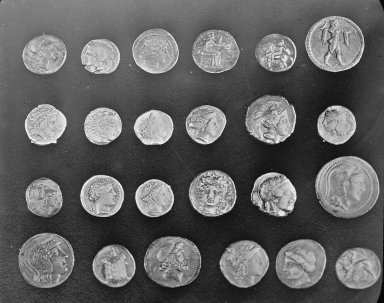
#> input picture courses/computer-vision/files/lab/coins.png, 384 x 303 px
$ python p2_measure.py
#> lines starting #> are read from the running program, lines starting #| are printed output that depends on the picture; after the words box and inside, x2 and y2 are one past the last pixel; in counts of white or black regions, pixels touching at a corner belong together
"""Project 2: count and measure the coins with classic vision (threshold, clean up, contours), then find the same
photo again after it's rotated and shrunk (keypoints, matching, RANSAC)."""
import cv2
import numpy as np

TRUE_COUNT = 24


def segment(img, method="adaptive"):
    """A mask: 255 on coins, 0 on the background."""
    blur = cv2.GaussianBlur(img, (5, 5), 0)
    if method == "otsu":                          # one threshold for the whole image
        _, mask = cv2.threshold(blur, 0, 255, cv2.THRESH_BINARY + cv2.THRESH_OTSU)
    else:                                         # a threshold per neighbourhood: copes with uneven light
        mask = cv2.adaptiveThreshold(blur, 255, cv2.ADAPTIVE_THRESH_GAUSSIAN_C, cv2.THRESH_BINARY, 101, -5)
    kernel = cv2.getStructuringElement(cv2.MORPH_ELLIPSE, (5, 5))
    mask = cv2.morphologyEx(mask, cv2.MORPH_OPEN, kernel)          # remove specks
    mask = cv2.morphologyEx(mask, cv2.MORPH_CLOSE, kernel, iterations=2)   # close gaps inside coins
    return mask


def find_coins(img, method="adaptive", min_area=150):
    mask = segment(img, method)
    contours, _ = cv2.findContours(mask, cv2.RETR_EXTERNAL, cv2.CHAIN_APPROX_SIMPLE)
    coins = []
    for c in contours:
        area = cv2.contourArea(c)
        if area < min_area:
            continue
        bx, by, bw, bh = cv2.boundingRect(c)
        edge = bx == 0 or by == 0 or bx + bw >= img.shape[1] or by + bh >= img.shape[0]
        if edge and area < 600:
            continue                                   # a small piece cut by the photo's edge: not a coin
        (x, y), r = cv2.minEnclosingCircle(c)
        circularity = 4 * np.pi * area / cv2.arcLength(c, True) ** 2      # 1.0 for a perfect circle
        coins.append({"x": x, "y": y, "r": r, "area": area, "circ": circularity, "box": cv2.boundingRect(c)})
    return sorted(coins, key=lambda c: (round(c["y"] / 40), c["x"])), mask


if __name__ == "__main__":
    img = cv2.imread("coins.png", cv2.IMREAD_GRAYSCALE)
#> img is the input picture: shape (303, 384); min 1, max 252, mean 96.9
    print(f"The photo has {TRUE_COUNT} coins.\n")
    for method in ("otsu", "adaptive"):
        coins, mask = find_coins(img, method)
        print(f"1. {method:8} threshold: {len(coins):2} objects found, {np.count_nonzero(mask) / mask.size:.0%} of "
              f"pixels marked as coin")
#> this loop made 2 passes
#| 1. otsu     threshold: 21 objects found, 42% of pixels marked as coin
#| 1. adaptive threshold: 22 objects found, 34% of pixels marked as coin
#> pass 1, in segment, `blur = cv2.GaussianBlur(img, (5, 5), 0)`:
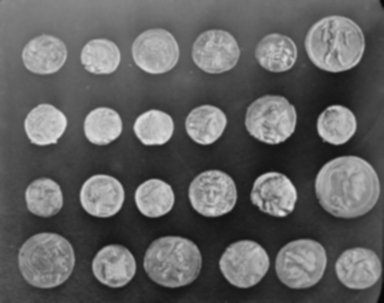
#> blur: shape (303, 384); min 6, max 228, mean 96.9
#> pass 1, in segment, `_, mask = cv2.threshold(blur, 0, 255, cv2.THRESH_BINARY + cv2.THRESH_O..`:
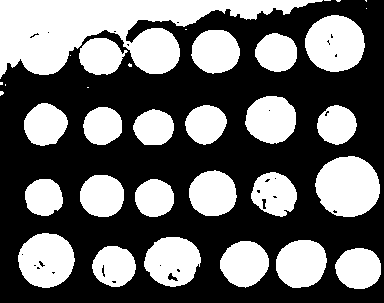
#> mask: shape (303, 384); 41.3% white; 34 white regions (11 under 20 px), largest, box (x1, y1, x2, y2) and area: (0, 0, 323, 79) 11956, (315, 156, 380, 217) 3087, (305, 15, 365, 72) 2648
#> pass 1, in segment, `mask = cv2.morphologyEx(mask, cv2.MORPH_CLOSE, kernel, iterations=2)`:
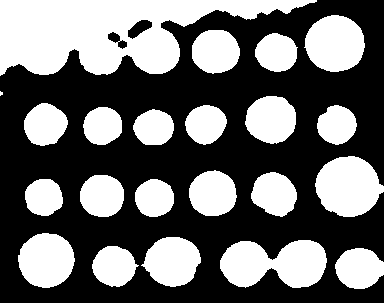
#> mask: shape (303, 384); 41.8% white; 22 white regions (1 under 20 px), largest, box (x1, y1, x2, y2) and area: (0, 0, 317, 76) 13591, (220, 240, 327, 288) 3746, (315, 156, 384, 217) 3108
#> after the loop:
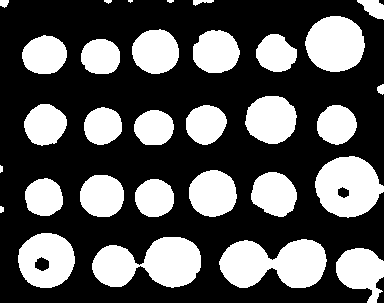
#> mask: shape (303, 384); 34.3% white; 31 white regions (2 under 20 px), largest, box (x1, y1, x2, y2) and area: (219, 239, 327, 288) 3824, (92, 237, 201, 288) 3753, (315, 156, 384, 218) 3058
    coins, mask = find_coins(img)
#> call 3 of segment, with method = 'adaptive'
#> in segment (call 3), `mask = cv2.adaptiveThreshold(blur, 255, cv2.ADAPTIVE_THRESH_GAUSSIAN_C..`: mask: shape (303, 384); 33.8% white; 55 white regions (22 under 20 px), largest, box (x1, y1, x2, y2) and area: (315, 156, 380, 218) 2937, (305, 16, 365, 72) 2352, (144, 237, 201, 288) 2262
#> in segment (call 3), `mask = cv2.morphologyEx(mask, cv2.MORPH_OPEN, kernel)`:
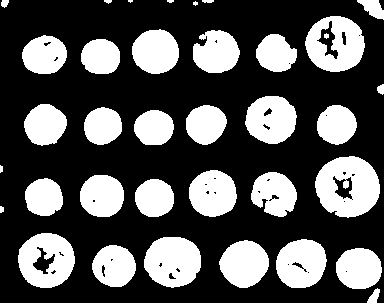
#> mask: shape (303, 384); 33.2% white; 36 white regions (3 under 20 px), largest, box (x1, y1, x2, y2) and area: (315, 156, 380, 218) 2862, (305, 16, 365, 72) 2270, (144, 237, 201, 288) 2256
    d = [2 * c["r"] for c in coins]
#> d = [44.73, 39.31, 47.3, 47.05, 40.79, 59.56, 43.28, 39.2, 39.65, 41.34, 51.82, 40.08, 39.22, 44.53, 39.7, 48.68, 47.64, 68.73, 57.45, 108.9, 107.1, 59.68]
    print(f"\n2. Measurements ({len(coins)} objects): diameter {min(d):.0f} to {max(d):.0f} pixels, "
          f"median {np.median(d):.0f}; circularity {min(c['circ'] for c in coins):.2f} to "
          f"{max(c['circ'] for c in coins):.2f}")
#| 2. Measurements (22 objects): diameter 39 to 109 pixels, median 46; circularity 0.42 to 0.90
    odd = [i for i, c in enumerate(coins, 1) if c["circ"] < 0.7]
#> odd = [20, 21, 22]
    print(f"   the 3 biggest: {[round(x) for x in sorted(d)[-3:]]} px; the 3 smallest: {[round(x) for x in sorted(d)[:3]]} px")
#|    the 3 biggest: [69, 107, 109] px; the 3 smallest: [39, 39, 39] px
    print(f"   not round (circularity under 0.7): objects {odd}. Look at p2_coins.png: two touching coins seen "
          f"as one, or a coin cut by the photo's edge. Day 4 splits the touching ones.")
#|    not round (circularity under 0.7): objects [20, 21, 22]. Look at p2_coins.png: two touching coins seen as one, or a coin cut by the photo's edge. Day 4 splits the touching ones.
    out = cv2.cvtColor(img, cv2.COLOR_GRAY2BGR)
    for i, c in enumerate(coins, 1):
        cv2.circle(out, (int(c["x"]), int(c["y"])), int(c["r"]), (0, 200, 0), 1)
        cv2.putText(out, str(i), (int(c["x"]) - 6, int(c["y"]) + 4), cv2.FONT_HERSHEY_SIMPLEX, 0.35, (0, 0, 255), 1)
#> this loop made 22 passes
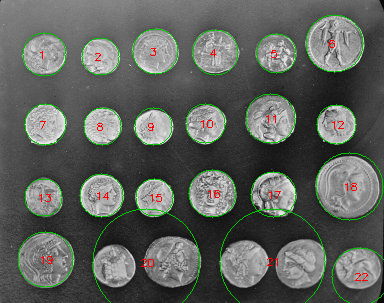
#> out: shape (303, 384, 3); 3.02% of pixels changed, all inside (x1, y1, x2, y2) = (17, 14, 384, 303)
    cv2.imwrite("p2_coins.png", out)
    print("   saved p2_coins.png with every coin circled and numbered")

    h, w = img.shape
#> h = 303; w = 384
    M = cv2.getRotationMatrix2D((w / 2, h / 2), 30, 0.8)        # the same photo, turned 30 degrees, 80% size
#> M = [[0.693, 0.4, -1.62], [-0.4, 0.693, 123.3]]
    moved = cv2.warpAffine(img, M, (w, h))
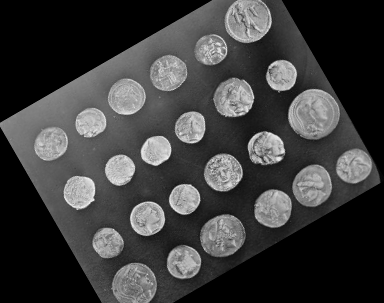
#> moved: shape (303, 384); min 0, max 244, mean 60.5
    orb = cv2.ORB_create(1000)
    k1, d1 = orb.detectAndCompute(img, None)
#> k1 = 981 keypoints; strongest (x, y, size): (55, 141, 31), (283, 213, 31), (290, 209, 31), (289, 207, 44.6)
    k2, d2 = orb.detectAndCompute(moved, None)
#> k2 = 974 keypoints; strongest (x, y, size): (279, 158, 31), (280, 157, 37.2), (283, 152, 31), (93, 199, 31)
    matches = sorted(cv2.BFMatcher(cv2.NORM_HAMMING, crossCheck=True).match(d1, d2), key=lambda m: m.distance)
#> matches = 498 matches
    src = np.float32([k1[m.queryIdx].pt for m in matches])
#> src = 498 pairs, first value 32 to 338.4, second value 42 to 268
    dst = np.float32([k2[m.trainIdx].pt for m in matches])
#> dst = 498 pairs, first value 68 to 337, second value 32 to 266
    A, inliers = cv2.estimateAffinePartial2D(src, dst, method=cv2.RANSAC, ransacReprojThreshold=3)
#> A = [[0.692, 0.398, -0.776], [-0.398, 0.692, 122.9]]; inliers = 498 values, max 1 at index 0, min 0 at index 68, mean 0.807
    angle = np.degrees(np.arctan2(A[1, 0], A[0, 0]))
#> angle = -29.89
    scale = np.hypot(A[0, 0], A[1, 0])
#> scale = 0.798
    print(f"\n3. Find the photo again, turned 30 degrees and shrunk to 80%: {len(k1)} and {len(k2)} keypoints, "
          f"{len(matches)} matches, {int(inliers.sum())} kept by RANSAC")
#| 3. Find the photo again, turned 30 degrees and shrunk to 80%: 981 and 974 keypoints, 498 matches, 402 kept by RANSAC
    print(f"   recovered: rotation {-angle:.1f} degrees, scale {scale:.2f}   (true: 30.0 and 0.80)")
#|    recovered: rotation 29.9 degrees, scale 0.80   (true: 30.0 and 0.80)
